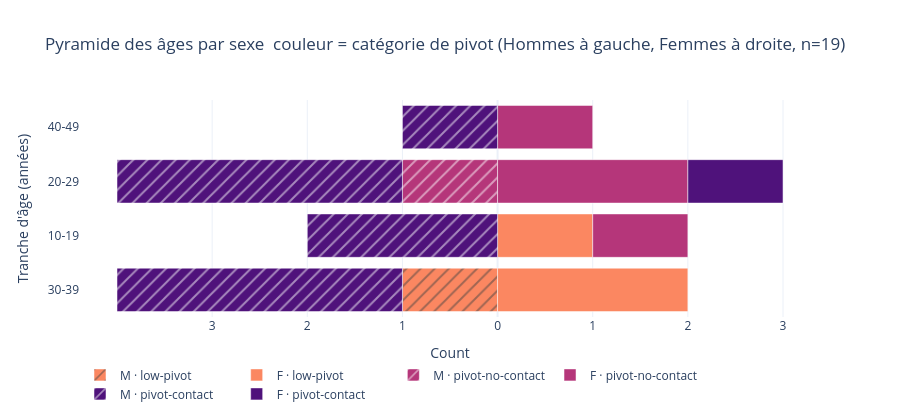

The notebook cell this image was saved under:
### Code cell
# Fig 10  Pyramide des âges par sexe, empilée par catégorie de pivot
patient_plot = patient.copy()
patient_plot["age_bin"] = pd.cut(
    patient_plot["age_at_trauma"],
    bins=[10, 20, 30, 40, 50, 60],
    labels=["10-19", "20-29", "30-39", "40-49", "50-59"],
)

pyramid = (
    patient_plot
    .groupby(["age_bin", "sex_lbl", "pivot_tier_lbl"], observed=True)
    .size()
    .reset_index(name="n")
)
pyramid["signed_n"] = np.where(pyramid["sex_lbl"] == "M", -pyramid["n"], pyramid["n"])

fig = go.Figure()
for tier in PIVOT_ORDER:
    sub = pyramid[pyramid["pivot_tier_lbl"] == tier]
    for sex in ["M", "F"]:
        s = sub[sub["sex_lbl"] == sex]
        fig.add_bar(
            y=s["age_bin"],
            x=s["signed_n"],
            orientation="h",
            name=f"{sex} · {tier}",
            marker_color=PIVOT_COLOR[tier],
            marker_pattern_shape="" if sex == "F" else "/",
            customdata=np.abs(s["signed_n"]),
            hovertemplate="%{y} · "
            + sex
            + " · "
            + tier
            + ": %{customdata}<extra></extra>",
        )

fig.update_layout(
    barmode="relative",
    title="Pyramide des âges par sexe  couleur = catégorie de pivot (Hommes à gauche, Femmes à droite, n=19)",
    xaxis=dict(
        title="Count",
        tickvals=[-3, -2, -1, 0, 1, 2, 3],
        ticktext=["3", "2", "1", "0", "1", "2", "3"],
    ),
    yaxis_title="Tranche d'âge (années)",
    height=420,
    legend=dict(orientation="h", y=-0.2),
)
fig.show()

### Figure 1 — Plotly figure (JSON) as saved in the notebook; plotly's stock layout.template omitted (floating-point values rounded to 4 significant figures)
{"data": [{"customdata": [1], "hovertemplate": "%{y} · M · low-pivot: %{customdata}<extra></extra>", "marker": {"color": "#fb8761", "pattern": {"shape": "/"}}, "name": "M · low-pivot", "orientation": "h", "type": "bar", "x": [-1], "y": ["30-39"]}, {"customdata": [1, 2], "hovertemplate": "%{y} · F · low-pivot: %{customdata}<extra></extra>", "marker": {"color": "#fb8761", "pattern": {"shape": ""}}, "name": "F · low-pivot", "orientation": "h", "type": "bar", "x": [1, 2], "y": ["10-19", "30-39"]}, {"customdata": [1], "hovertemplate": "%{y} · M · pivot-no-contact: %{customdata}<extra></extra>", "marker": {"color": "#b5367a", "pattern": {"shape": "/"}}, "name": "M · pivot-no-contact", "orientation": "h", "type": "bar", "x": [-1], "y": ["20-29"]}, {"customdata": [1, 2, 1], "hovertemplate": "%{y} · F · pivot-no-contact: %{customdata}<extra></extra>", "marker": {"color": "#b5367a", "pattern": {"shape": ""}}, "name": "F · pivot-no-contact", "orientation": "h", "type": "bar", "x": [1, 2, 1], "y": ["10-19", "20-29", "40-49"]}, {"customdata": [2, 3, 3, 1], "hovertemplate": "%{y} · M · pivot-contact: %{customdata}<extra></extra>", "marker": {"color": "#4f127b", "pattern": {"shape": "/"}}, "name": "M · pivot-contact", "orientation": "h", "type": "bar", "x": [-2, -3, -3, -1], "y": ["10-19", "20-29", "30-39", "40-49"]}, {"customdata": [1], "hovertemplate": "%{y} · F · pivot-contact: %{customdata}<extra></extra>", "marker": {"color": "#4f127b", "pattern": {"shape": ""}}, "name": "F · pivot-contact", "orientation": "h", "type": "bar", "x": [1], "y": ["20-29"]}], "layout": {"barmode": "relative", "height": 420, "legend": {"orientation": "h", "y": -0.2}, "title": {"text": "Pyramide des âges par sexe  couleur = catégorie de pivot (Hommes à gauche, Femmes à droite, n=19)"}, "xaxis": {"ticktext": ["3", "2", "1", "0", "1", "2", "3"], "tickvals": [-3, -2, -1, 0, 1, 2, 3], "title": {"text": "Count"}}, "yaxis": {"title": {"text": "Tranche d'âge (années)"}}}}
